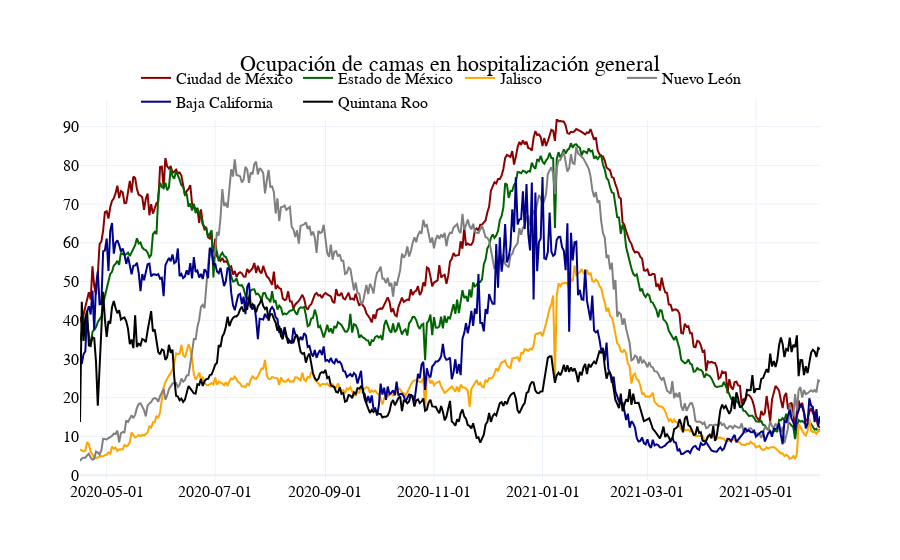

Here is the notebook cell this chart was saved with:
### Code cell
# 
fig = go.Figure()

fig.add_trace( go.Scatter( x = BU_Estado[ ( BU_Estado['Estado'] == 'Ciudad de México' ) \
                                         & ( BU_Estado['Date'] > '2020-04-15' ) ]['Date'], 
                          y = BU_Estado[ ( BU_Estado['Estado'] == 'Ciudad de México' )  \
                                         & ( BU_Estado['Date'] > '2020-04-15' ) ]['% Ocupación'], 
                          name = 'Ciudad de México', line_color = 'darkred' ) )

fig.add_trace( go.Scatter( x = BU_Estado[ ( BU_Estado['Estado'] == 'México' ) \
                                         & ( BU_Estado['Date'] > '2020-04-15' ) ]['Date'], 
                          y = BU_Estado[ ( BU_Estado['Estado'] == 'México' )  \
                                         & ( BU_Estado['Date'] > '2020-04-15' ) ]['% Ocupación'], 
                          name = 'Estado de México', line_color = 'darkgreen' ) )

fig.add_trace( go.Scatter( x = BU_Estado[ ( BU_Estado['Estado'] == 'Jalisco' ) \
                                         & ( BU_Estado['Date'] > '2020-04-15' ) ]['Date'], 
                          y = BU_Estado[ ( BU_Estado['Estado'] == 'Jalisco' )  \
                                         & ( BU_Estado['Date'] > '2020-04-15' ) ]['% Ocupación'], 
                          name = 'Jalisco', line_color = 'orange' ) )

fig.add_trace( go.Scatter( x = BU_Estado[ ( BU_Estado['Estado'] == 'Nuevo León' ) \
                                         & ( BU_Estado['Date'] > '2020-04-15' ) ]['Date'], 
                          y = BU_Estado[ ( BU_Estado['Estado'] == 'Nuevo León' )  \
                                         & ( BU_Estado['Date'] > '2020-04-15' ) ]['% Ocupación'], 
                          name = 'Nuevo León', line_color = 'gray' ) )

fig.add_trace( go.Scatter( x = BU_Estado[ ( BU_Estado['Estado'] == 'Baja California' ) \
                                         & ( BU_Estado['Date'] > '2020-04-15' ) ]['Date'], 
                          y = BU_Estado[ ( BU_Estado['Estado'] == 'Baja California' )  \
                                         & ( BU_Estado['Date'] > '2020-04-15' ) ]['% Ocupación'], 
                          name = 'Baja California', line_color = 'darkblue' ) )

fig.add_trace( go.Scatter( x = BU_Estado[ ( BU_Estado['Estado'] == 'Quintana Roo' ) \
                                         & ( BU_Estado['Date'] > '2020-04-15' ) ]['Date'], 
                          y = BU_Estado[ ( BU_Estado['Estado'] == 'Quintana Roo' )  \
                                         & ( BU_Estado['Date'] > '2020-04-15' ) ]['% Ocupación'], 
                          name = 'Quintana Roo', line_color = 'black' ) )

fig.update_layout( template = 'plotly_white', # "plotly", "plotly_white", "ggplot2", "seaborn", "simple_white", "none"
                  barmode = 'overlay', 
                  title = { 'text': 'Ocupación de camas en hospitalización general (porcentaje)',
                           'y':0.9, 'x':0.5, 'xanchor': 'center', 'yanchor': 'top'}, 
                  font_family = 'Times New Roman', font_size = 16, font_color = 'black',
                  legend = dict( orientation = "h", yanchor = "bottom", y = 0.95, xanchor="right", x = 0.9 ))

fig.update_xaxes(tickformat = '%Y-%m-%d') # (tickangle = 90, tickformat = '%Y-%m-%d')


fig.show()

### Figure 1 — Plotly figure (JSON) as saved in the notebook; plotly's stock layout.template omitted (floating-point values rounded to 4 significant figures; data arrays with more than 128 entries replaced by an {"elided": "..."} marker saying what was removed)
{"data": [{"line": {"color": "darkred"}, "name": "Ciudad de México", "type": "scatter", "x": {"elided": "416 str values"}, "y": {"elided": "416 float values"}}, {"line": {"color": "darkgreen"}, "name": "Estado de México", "type": "scatter", "x": {"elided": "416 str values"}, "y": {"elided": "416 float values"}}, {"line": {"color": "orange"}, "name": "Jalisco", "type": "scatter", "x": {"elided": "416 str values"}, "y": {"elided": "416 float values"}}, {"line": {"color": "gray"}, "name": "Nuevo León", "type": "scatter", "x": {"elided": "416 str values"}, "y": {"elided": "416 float values"}}, {"line": {"color": "darkblue"}, "name": "Baja California", "type": "scatter", "x": {"elided": "416 str values"}, "y": {"elided": "416 float values"}}, {"line": {"color": "black"}, "name": "Quintana Roo", "type": "scatter", "x": {"elided": "416 str values"}, "y": {"elided": "416 float values"}}], "layout": {"barmode": "overlay", "font": {"color": "black", "family": "Times New Roman", "size": 16}, "legend": {"orientation": "h", "x": 0.9, "xanchor": "right", "y": 0.95, "yanchor": "bottom"}, "title": {"text": "Ocupación de camas en hospitalización general", "x": 0.5, "xanchor": "center", "y": 0.9, "yanchor": "top"}, "xaxis": {"tickformat": "%Y-%m-%d"}}}
